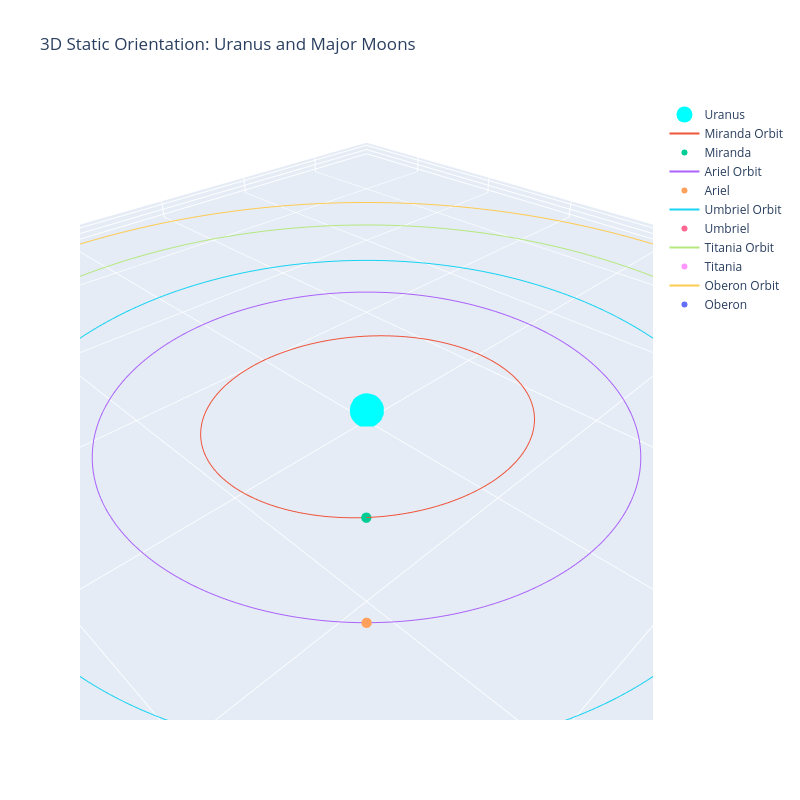

Notebook source saved alongside this figure:
### Code cell
# Moon data: (scaled radius, inclination in degrees)
moon_data = {
    "Miranda": (1.0, 4.3),
    "Ariel": (1.6, 0.0),
    "Umbriel": (2.2, 0.0),
    "Titania": (3.0, 0.0),
    "Oberon": (3.6, 0.0)
}

theta = np.linspace(0, 2*np.pi, 400)

fig = go.Figure()

# Uranus at center
fig.add_trace(go.Scatter3d(
    x=[0], y=[0], z=[0],
    mode='markers',
    marker=dict(size=20, color='cyan'),
    name='Uranus'
))

for moon, (radius, inc_deg) in moon_data.items():
    inc = np.radians(inc_deg)
    
    # Base orbit in xy-plane
    x = radius * np.cos(theta)
    y_base = radius * np.sin(theta)
    z_base = np.zeros_like(theta)
    
    # Inclined orbit about x-axis
    y_rot = y_base * np.cos(inc)
    z_rot = y_base * np.sin(inc)
    
    # Orbit line
    fig.add_trace(go.Scatter3d(
        x=x, y=y_rot, z=z_rot,
        mode='lines',
        line=dict(width=2),
        name=f'{moon} Orbit'
    ))
    
    # Moon position at 45° along orbit for visibility
    angle = np.pi / 4
    moon_x = radius * np.cos(angle)
    moon_y = radius * np.sin(angle) * np.cos(inc)
    moon_z = radius * np.sin(angle) * np.sin(inc)
    
    fig.add_trace(go.Scatter3d(
        x=[moon_x], y=[moon_y], z=[moon_z],
        mode='markers',
        marker=dict(size=6),
        name=moon
    ))

# Layout
fig.update_layout(
    title="3D Static Orientation: Uranus and Major Moons",
    scene=dict(
        xaxis_title='X',
        yaxis_title='Y',
        zaxis_title='Z',
        aspectmode='data'
    ),
    width=800,
    height=800,
    showlegend=True
)

fig.show()

# Output is not visible in github webpage, refer to Folder/Output-Plotly

### Figure 1 — Plotly figure (JSON) as saved in the notebook; plotly's stock layout.template omitted (floating-point values rounded to 4 significant figures; data arrays with more than 128 entries replaced by an {"elided": "..."} marker saying what was removed)
{"data": [{"marker": {"color": "cyan", "size": 20}, "mode": "markers", "name": "Uranus", "type": "scatter3d", "x": [0], "y": [0], "z": [0]}, {"line": {"width": 2}, "mode": "lines", "name": "Miranda Orbit", "type": "scatter3d", "x": {"elided": "400 float values"}, "y": {"elided": "400 float values"}, "z": {"elided": "400 float values"}}, {"marker": {"size": 6}, "mode": "markers", "name": "Miranda", "type": "scatter3d", "x": [0.7071], "y": [0.7051], "z": [0.05302]}, {"line": {"width": 2}, "mode": "lines", "name": "Ariel Orbit", "type": "scatter3d", "x": {"elided": "400 float values"}, "y": {"elided": "400 float values"}, "z": {"elided": "400 float values"}}, {"marker": {"size": 6}, "mode": "markers", "name": "Ariel", "type": "scatter3d", "x": [1.131], "y": [1.131], "z": [0]}, {"line": {"width": 2}, "mode": "lines", "name": "Umbriel Orbit", "type": "scatter3d", "x": {"elided": "400 float values"}, "y": {"elided": "400 float values"}, "z": {"elided": "400 float values"}}, {"marker": {"size": 6}, "mode": "markers", "name": "Umbriel", "type": "scatter3d", "x": [1.556], "y": [1.556], "z": [0]}, {"line": {"width": 2}, "mode": "lines", "name": "Titania Orbit", "type": "scatter3d", "x": {"elided": "400 float values"}, "y": {"elided": "400 float values"}, "z": {"elided": "400 float values"}}, {"marker": {"size": 6}, "mode": "markers", "name": "Titania", "type": "scatter3d", "x": [2.121], "y": [2.121], "z": [0]}, {"line": {"width": 2}, "mode": "lines", "name": "Oberon Orbit", "type": "scatter3d", "x": {"elided": "400 float values"}, "y": {"elided": "400 float values"}, "z": {"elided": "400 float values"}}, {"marker": {"size": 6}, "mode": "markers", "name": "Oberon", "type": "scatter3d", "x": [2.546], "y": [2.546], "z": [0]}], "layout": {"height": 800, "scene": {"aspectmode": "data", "xaxis": {"title": {"text": "X"}}, "yaxis": {"title": {"text": "Y"}}, "zaxis": {"title": {"text": "Z"}}}, "showlegend": true, "title": {"text": "3D Static Orientation: Uranus and Major Moons"}, "width": 800}}
